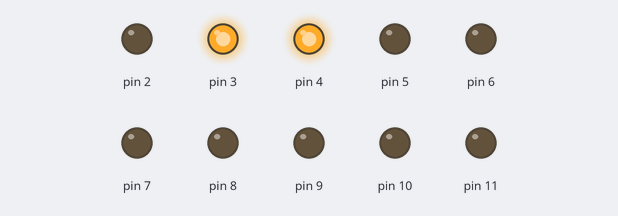
Recording of a sketch running on a simulated Arduino Uno, built with avr-gcc and run on an emulated ATmega328P. Parts: output pins drawn as LEDs (lit = HIGH).

Above: at 0.18 s.
At 0.78 s:
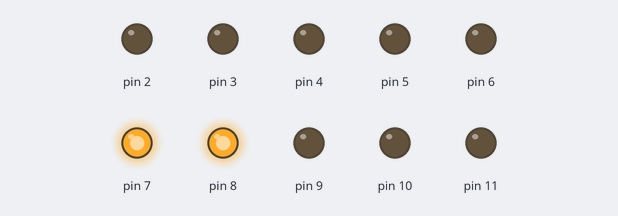
At 1.39 s:
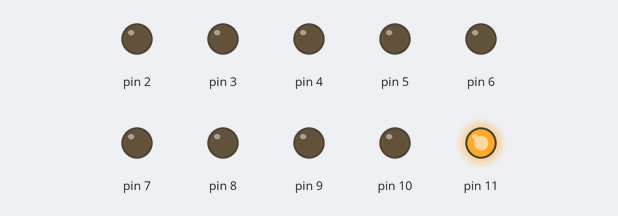
At 2.74 s:
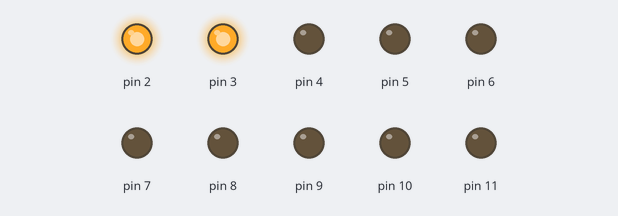
At 4.24 s:
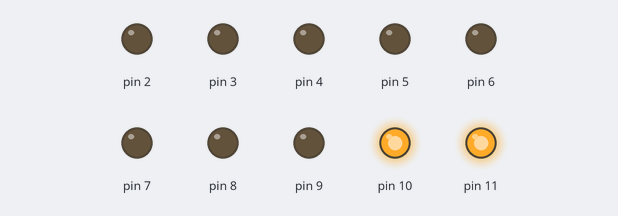
At 5.89 s:
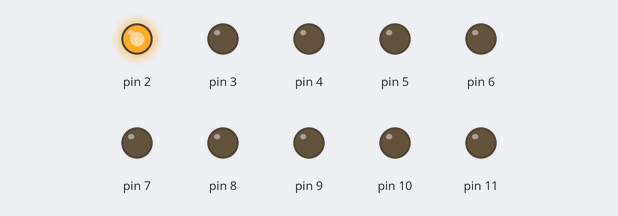
Timing chart, 0 to 6.9 s (numbered marks = the images above):
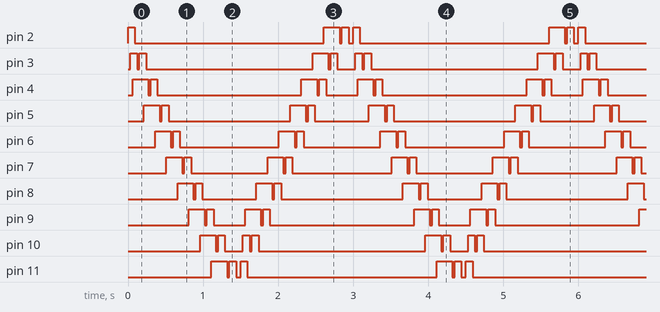

Measured:
- by itself, pin 2: repeats every 3.0 s: LOW 2.5 s, HIGH 0.21 s, LOW 0.03 s, HIGH 0.09 s, LOW 0.06 s, HIGH 0.09 s
- by itself, pin 3: repeats every 3.0 s: LOW 0.03 s, HIGH 0.09 s, LOW 2.2 s, HIGH 0.21 s, LOW 0.03 s, HIGH 0.09 s, LOW 0.24 s, HIGH 0.09 s
- by itself, pin 4: repeats every 3.0 s: LOW 0.03 s, HIGH 0.09 s, LOW 1.9 s, HIGH 0.21 s, LOW 0.03 s, HIGH 0.09 s, LOW 0.42 s, HIGH 0.21 s
- by itself, pin 5: repeats every 3.0 s: LOW 0.03 s, HIGH 0.09 s, LOW 1.6 s, HIGH 0.21 s, LOW 0.03 s, HIGH 0.09 s, LOW 0.72 s, HIGH 0.21 s
- by itself, pin 6: repeats every 3.0 s: LOW 0.03 s, HIGH 0.09 s, LOW 1.3 s, HIGH 0.21 s, LOW 0.03 s, HIGH 0.09 s, LOW 1.0 s, HIGH 0.21 s
- by itself, pin 7: repeats every 3.0 s: LOW 0.03 s, HIGH 0.09 s, LOW 1.0 s, HIGH 0.21 s, LOW 0.03 s, HIGH 0.09 s, LOW 1.3 s, HIGH 0.21 s
- by itself, pin 8: repeats every 3.0 s: LOW 0.03 s, HIGH 0.09 s, LOW 0.72 s, HIGH 0.21 s, LOW 0.03 s, HIGH 0.09 s, LOW 1.6 s, HIGH 0.21 s
- by itself, pin 9: repeats every 3.0 s: LOW 0.03 s, HIGH 0.09 s, LOW 0.42 s, HIGH 0.21 s, LOW 0.03 s, HIGH 0.09 s, LOW 1.9 s, HIGH 0.21 s

The sketch:

knight_rider_led_chase.ino
```cpp
void setup()
{
  for(int pin=2;pin<12;pin++){
    pinMode(pin, OUTPUT);
  }
}

void loop()
{

  int t = 30;

  for(int i=2;i<12;i++){
    digitalWrite(i, HIGH);
    delay(t);
    digitalWrite(i+1, HIGH);
    delay(t);
    digitalWrite(i+2, HIGH);
    delay(t);
    digitalWrite(i, LOW);
    delay(t);
    digitalWrite(i+1, LOW);
    delay(t);
  }

  for(int i=11;i>1;i--){
    digitalWrite(i, HIGH);
    delay(t);
    digitalWrite(i-1, HIGH);
    delay(t);
    digitalWrite(i-2, HIGH);
    delay(t);
    digitalWrite(i, LOW);
    delay(t);
    digitalWrite(i-1, LOW);
    delay(t);
  }
}
```
